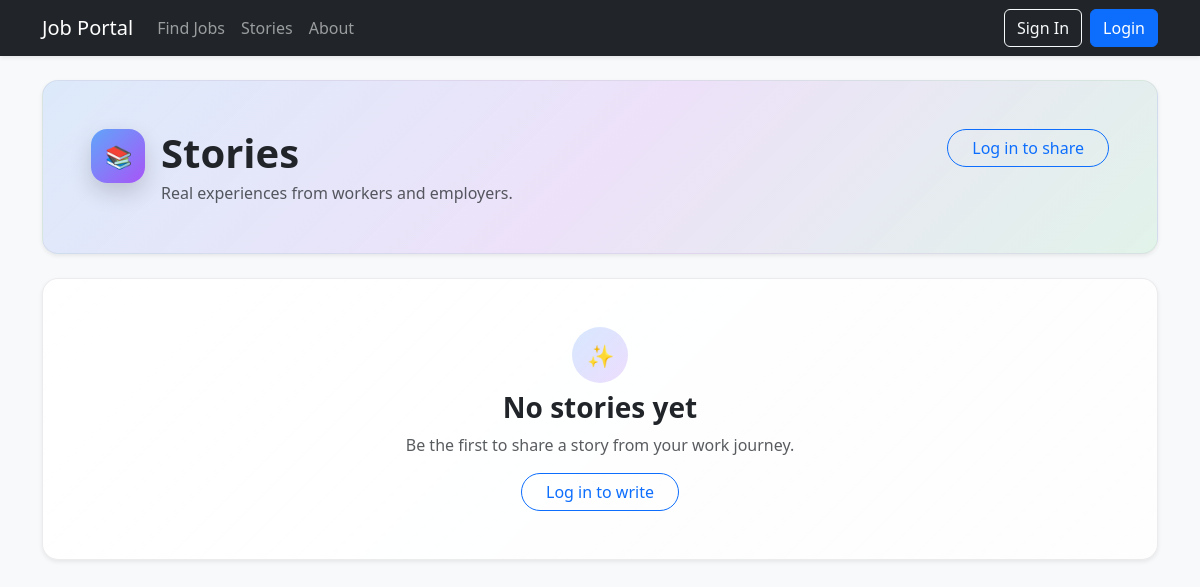
The page /jobs/stories/ on the database as committed earlier.
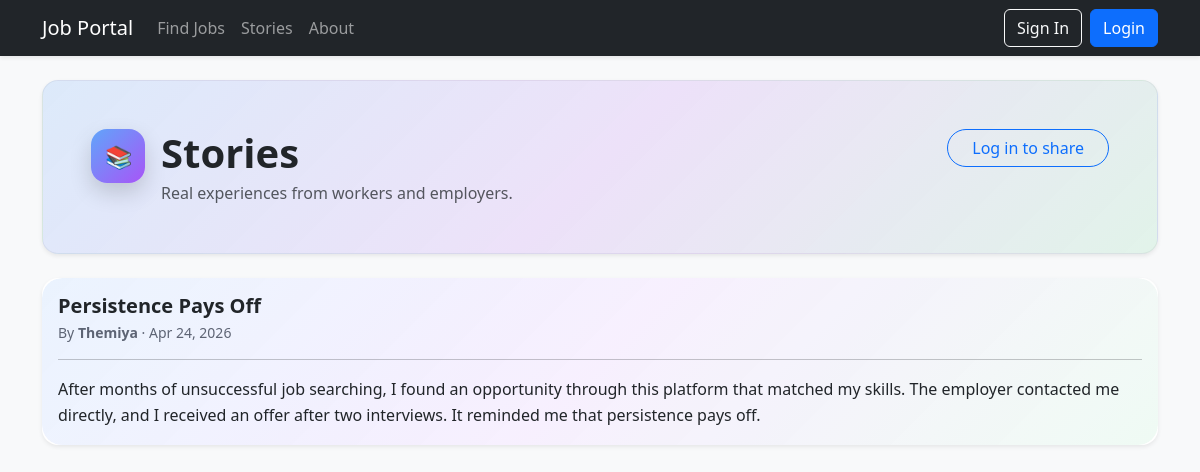
The same page on the database as committed later.
### jobs/models.py (models this page shows, shortened)
class Story(models.Model):
    author = models.ForeignKey(User, on_delete=models.CASCADE, related_name="stories")
    title = models.CharField(max_length=255)
    content = models.TextField()
    created_at = models.DateTimeField(auto_now_add=True)
    class Meta:
        ordering = ["-created_at"]

### jobs/views.py (the view)
# urls.py: path("stories/", views.story_list, name="story_list"),
def story_list(request):
    stories = Story.objects.select_related("author").all()
    return render(request, "story_list.html", {"stories": stories})

### jobportal/context_processors.py (called while the page is built, shortened)
def unread_notifications_count(request):
    if not getattr(request, "user", None) or not request.user.is_authenticated:
        return {
            "unread_notifications_count": 0,
            "unread_message_count": 0,
            "recent_messages": [],
        }

### jobs/templates/story_list.html (shortened to what this page needs)
{% extends "base.html" %}
{% block content %}
<div class="stories-page">
  <div class="stories-hero rounded-4 p-4 p-md-5 shadow-sm mb-4">
    <div class="d-flex flex-wrap justify-content-between align-items-start gap-3">
      <div class="d-flex align-items-start gap-3">
        <div class="story-accent" aria-hidden="true">
          <span style="font-size: 22px; line-height: 1;">📚</span>
        </div>
        <div>
          <h1 class="fw-bold mb-1">Stories</h1>
          <p class="text-muted mb-0">Real experiences from workers and employers.</p>
        </div>
      </div>
      {% if user.is_authenticated %}
        <a class="btn btn-gradient-primary rounded-pill px-4" href="{% url 'create_story' %}">Share a Story</a>
      {% else %}
        <a class="btn btn-outline-primary rounded-pill px-4" href="{% url 'login' %}?next={% url 'create_story' %}">Log in to share</a>
      {% endif %}
    </div>
  </div>
  <div class="row g-4">
    {% for story in stories %}
      <div class="col-12">
        <div class="card story-card shadow-sm border-0 rounded-4 card-lift">
          <div class="card-body position-relative">
            <div class="d-flex flex-wrap justify-content-between align-items-start gap-2">
              <div class="min-w-0">
                <h3 class="h5 fw-bold mb-1 story-title">{{ story.title }}</h3>
                <div class="small story-meta">
                  By <span class="fw-semibold">{{ story.author.get_full_name|default:story.author.username }}</span> · {{ story.created_at|date:"M d, Y" }}
                </div>
              </div>
            </div>
            <hr class="my-3">
            <div class="text-body story-content">{{ story.content|linebreaksbr }}</div>
          </div>
        </div>
      </div>
    {% empty %}
      <div class="col-12">
        <div class="p-5 rounded-4 shadow-sm text-center empty-state">
          <div class="mx-auto mb-2 rounded-circle d-flex align-items-center justify-content-center"
               style="width:56px;height:56px;background:linear-gradient(135deg,rgba(96,165,250,.25),rgba(168,85,247,.20));">
            <span aria-hidden="true" style="font-size:22px;">✨</span>
          </div>
          <h3 class="fw-bold mb-2">No stories yet</h3>
          <p class="text-muted mb-3">Be the first to share a story from your work journey.</p>
          {% if user.is_authenticated %}
            <a class="btn btn-gradient-primary rounded-pill px-4" href="{% url 'create_story' %}">Write the first story</a>
          {% else %}
            <a class="btn btn-outline-primary rounded-pill px-4" href="{% url 'login' %}?next={% url 'create_story' %}">Log in to write</a>
          {% endif %}
        </div>
      </div>
    {% endfor %}
  </div>
</div>
{% endblock %}

Rows that differ between the two databases and show on the page:
added Story: title "Persistence Pays Off", author.get_full_name "Themiya", created_at "Apr 24, 2026", content "After months of unsuccessful job searching, I found an opportunity through this platform that matched my skills. The employer contacted me directly, and I received an offer after two interviews. It reminded me that persistence pays off."
Other text that changed with them:
text no longer shown: "✨ No stories yet Be the first to share a story from your work journey. Log in to write"
